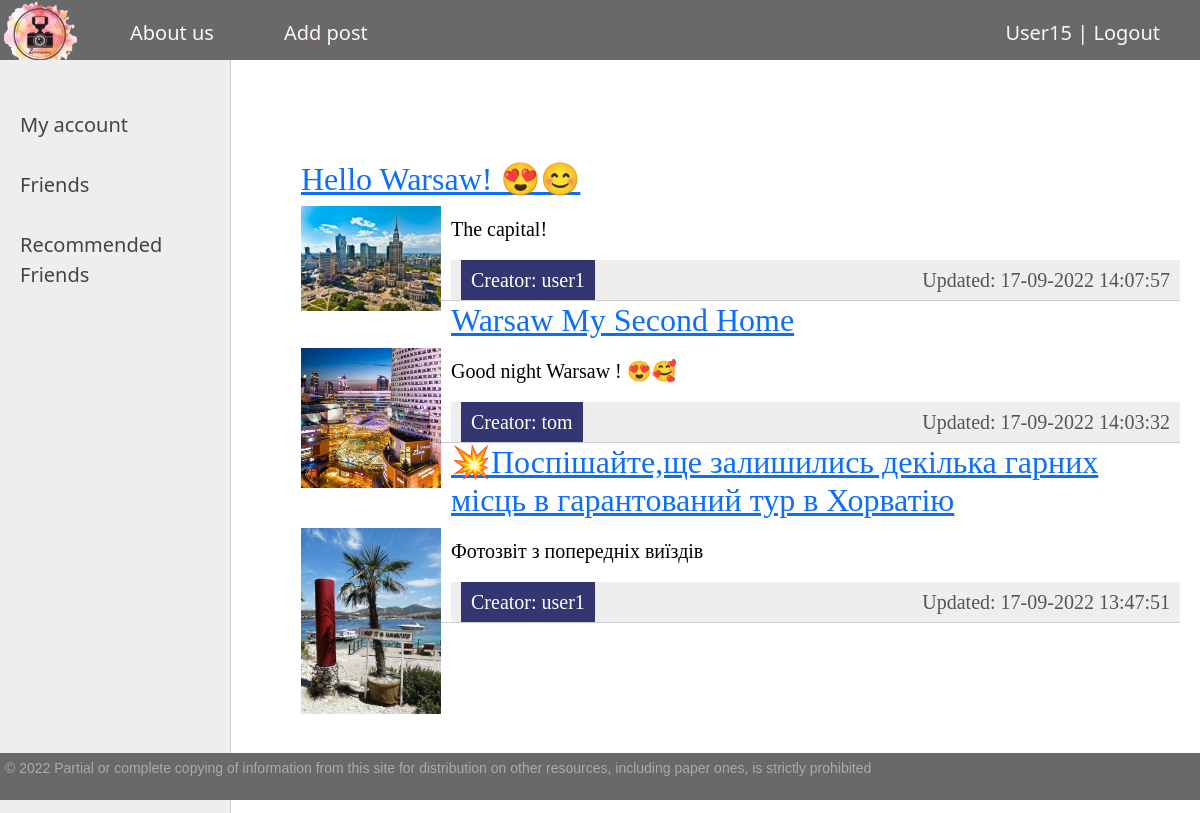
The page / (signed in) on the database its author committed.
### main/models.py (models this page shows, shortened)
class Article(models.Model):
    title = models.CharField(max_length=255, verbose_name='Tittle')
    slug = AutoSlugField(populate_from='title', unique=True, db_index=True, verbose_name='URL')
    content = models.TextField(blank=True)
    time_create = models.DateTimeField(auto_now_add=True)
    time_update = models.DateTimeField(auto_now=True)
    is_published = models.BooleanField(default=True)
    creator = models.ForeignKey('UserAccount', on_delete=models.CASCADE,
                                blank=True, null=True, related_name='Author')
    likes = models.ManyToManyField('UserAccount', blank=True, related_name='Liked_Post')
    tags = TaggableManager()
    def get_absolute_url(self):
        return reverse('post_view', kwargs={'post_slug': self.slug})
    class Meta:
        ordering = ['-time_create', 'title']

class Images(models.Model):
    article = models.ForeignKey(Article, on_delete=models.CASCADE, null=True, blank=True)
    image = models.ImageField("photos/%Y/%m/%d")

class UserAccount(User, models.Model):
    slug = AutoSlugField(populate_from='username', db_index=True, unique=True, verbose_name='URL/Login')
    birth = models.DateField(verbose_name='Birth day', default=timezone.now)
    avatar = models.ImageField(upload_to='users/avatar', null=True, blank=True)
    about_user = models.TextField(verbose_name='Profile info', blank=True)
    friends = models.ManyToManyField('self', blank=True, symmetrical=False)
    User.email = models.EmailField(verbose_name='Email address', unique=True)
    email_verify = models.BooleanField(default=True)
    def __str__(self):
        return self.slug
    def get_absolute_url(self):
        return reverse('profile', kwargs={'usr_slug': self.slug})

### main/views.py (the view)
# urls.py: path('', Timeline.as_view(), name='timeline'),
class Timeline(DataMixin, ListView):
    paginate_by = 3
    model = Article
    template_name = 'main/index.html'
    context_object_name = 'posts'
    def get_context_data(self, *, object_list=None, **kwargs):
        context = super().get_context_data(**kwargs)
        context['photos'] = Images.objects.all()
        c_def = self.get_user_context(title='DjanGramm')
        return dict(list(context.items()) + list(c_def.items()))
    def get_queryset(self):
        return Article.objects.filter(is_published=True)

### main/utils.py (called while the page is built)
    def get_user_context(self, **kwargs):
        context = kwargs
        user_menu = menu.copy()
        if not self.request.user.is_authenticated:
            user_menu.pop(1)
        context['menu'] = user_menu
        return context

### templates/main/index.html (shortened to what this page needs)
{% extends 'main/base.html' %}
{% block content %}
    {% if request.user.is_authenticated %}
        <ul class="list-articles">
            {% if posts %}
                {% for post in posts %}
                    <li>
                        <h2><a href="{{ post.get_absolute_url }}">{{ post.title }}</a></h2>
                        {% for photo in photos %}
                            {% if photo.article_id == post.id %}
                                <p><img class="img img-article-left thumb" src="{{ photo.image.url }}"></p>
                            {% endif %}
                        {% endfor %}
                        {% autoescape on %}
                            {{ post.content|linebreaks|truncatewords:50 }}
                        {% endautoescape %}
                        <div class="article-panel">
                            <p class="first link-read-post"><a href="{{ post.creator.get_absolute_url }}">
                                Creator: {{ post.creator }}</a></p>
                            <p class="last">Updated: {{ post.time_update|date:'d-m-Y H:i:s' }}</p>
                        </div>
                    </li>
                {% endfor %}
            {% endif %}
        </ul>
    {% endif %}
{% endblock %}

### templates/main/base.html (shortened to what this page needs)
{% load static %}
<!DOCTYPE html>
<html>
<head>
    <link type="text/css" href="{% static 'main/css/styles.css' %}" rel="stylesheet"/>
    <link href="https://cdn.jsdelivr.net/npm/bootstrap@5.1.0/dist/css/bootstrap.min.css" rel="stylesheet"
>
</head>
<body>
<table class="table-page" border=0 cellpadding="0" cellspacing="0">
    <tr>
        <td valign=top>
            {% block mainmenu %}
                <div class="header">
                    <ul id="mainmenu" class="mainmenu">
                        <li class="logo"><a href="{% url 'timeline' %}">
                            <div class="logo"></div>
                        </a></li>
                        {% for m in menu %}
                            <li><a href="{% url m.url_name %}">{{ m.title }}</a></li>
                        {% endfor %}
                        {% if request.user.is_authenticated %}
                            <li class="last"><a href="{% url 'profile' user.username %}"> {{ user.username }} </a> | <a
                                    href="{% url 'logout' %}">Logout</a></li>
                        {% else %}
                            <li class="last"><a href="{% url 'registration' %}">Registration</a> | <a
                                    href="{% url 'login' %}">Login</a></li>
                        {% endif %}
                    </ul>
                </div>
            {% endblock mainmenu %}
            <table class="table-content" border=0 cellpadding="0" cellspacing="0">
                <tr>
                    <td valign="top" class="left-chapters">
                        <ul id="leftchapters">
                            {% if request.user.is_authenticated %}
                                {% if cat_selected == 0 %}
                                    <li class="selected">My account</li>
                                {% else %}
                                    <li><a href="{% url 'profile' user.username %}">My account</a></li>
                                {% endif %}
                                {% if cat_selected == 0 %}
                                    <li class="selected">Friends</li>
                                {% else %}
                                    <li><a href="{% url 'friends' %}">Friends</a></li>
                                {% endif %}
                                {% if cat_selected == 0 %}
                                    <li class="selected">Recommended Friends</li>
                                {% else %}
                                    <li><a href="{% url 'recommendations' %}">Recommended Friends</a></li>
                                {% endif %}
                            {% else %}
                                {% if cat_selected == 0 %}
                                    <li class="selected">Login</li>
                                {% else %}
                                    <li><a href="{% url 'login' %}">Login</a></li>
                                {% endif %}
                            {% endif %}
                        </ul>
                    </td>
                    <td valign="top" class="content">
                        <div class="content-text">
                            {% block content %}
                            {% endblock %}
                        </div>
                    </td>
                </tr>
            </table>
        </td>
    </tr>
    <tr>
        <td valign=top>
            <div id="footer">
                <p>&copy; 2022 Partial or complete copying of
                    information from this site for distribution
                    on other resources, including paper ones, is strictly prohibited</p>
            </div>
        </td>
    </tr>
</table>
</body>
</html>

### main/static/main/css/styles.css (style rules this page uses)
html, body { font-family: 'Arial'; margin: 0; padding: 0; height: 100%; width: 100%; color: #444; }
a { color: #0059b2; text-decoration: none; }
img { max-width: 600px; height: auto; }
img.img-article-left { max-width: 300px; height: auto; float: left; padding: 0 10px 10px 0; }
img.img-article-left.thumb { max-width: 150px; height: auto; border: dimgrey; }
p.link-read-post { text-align: right; }
p.link-read-post a { padding: 10px; min-width: 100px; background: #333671; color: #fff; text-decoration: none; }
div.article-panel { background: #eee; padding: 5px 10px 5px 10px; box-sizing: border-box; overflow: hidden; color: #555; }
div.article-panel p.first { margin: 0; float: left; }
div.article-panel p.last { margin: 0; float: right; }
ul.list-articles { list-style: none; margin: 0; padding: 0; }
ul.list-articles li { border-bottom: 1px solid #ccc; }
.table-page { width: 100%; height: 100%; vertical-align: top; }
.table-page tr { height: 100%; }
.header { background: #696969; height: 60px; }
.logo { background: url('../images/logo.png') no-repeat 1px 2px; width: 100px; height: 100px; }
ul.mainmenu { list-style: none; margin: 0; padding: 0; height: 60px; color: #FFF5EE; font-size: 20px; overflow: hidden; }
ul.mainmenu li { float: left; margin: 18px 40px 0 30px; }
ul.mainmenu li.logo { margin: 0; }
ul.mainmenu li.last { float: right; }
ul.mainmenu li a { color: #FFF5EE; text-decoration: none; }
.table-content { width: 100%; min-height: 100%; height: 100%; }
.left-chapters { margin: 0; background: #eee; border-right: 1px solid #ccc; min-height: 100%; }
.left-chapters ul { width: 230px; min-height: 100%; margin: 0; padding: 20px 10px 10px 20px; list-style: none; font-size: 20px; }
.left-chapters ul li { margin: 30px 0 0 0; color: #999; }
.left-chapters ul li a { color: #444; text-decoration: none; }
.content { padding: 40px 20px 20px 40px; width: 100%; box-sizing: border-box; }
.content-text { margin: 60px 0 0 30px; color: #000; font-size: 20px; font-family: Yandex Sans Display Light; }
#footer { box-sizing: border-box; background: #696969; padding: 5px; color: #aaa; font-size: 14px; font-family: Verdana, Geneva, Arial, Helvetica; text-align: left; overflow: hidden; }

### rows shown on the page
Article: title "Hello Warsaw! 😍😊", content "The capital!", creator "user1", time_update "17-09-2022 14:07:57"
Images: image (picture)
Article: title "Warsaw My Second Home", content "Good night Warsaw ! 😍🥰", creator "tom", time_update "17-09-2022 14:03:32"
Images: image (picture)
Article: title "💥Поспішайте,ще залишились декілька гарних місць в гарантований тур в Хорватію", content "Фотозвіт з попередніх виїздів", creator "user1", time_update "17-09-2022 13:47:51"
Images: image (picture)

### other values the page prints
{{ m.title }} "About us" "Add post"
{{ user.username }} "User15"
